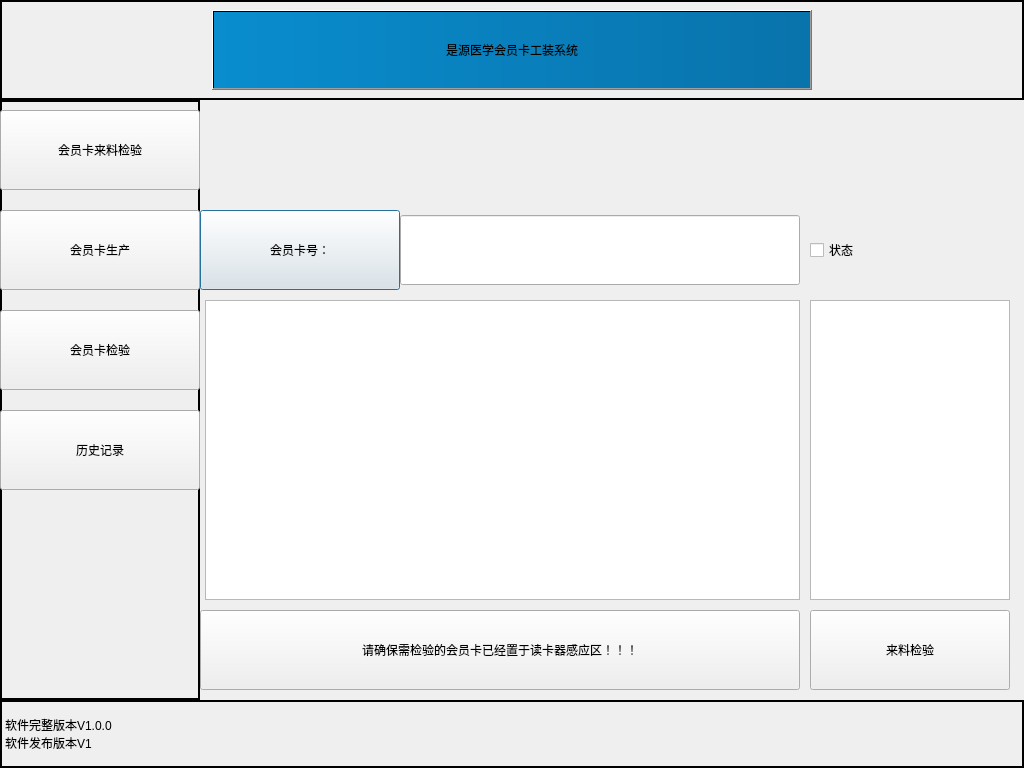
<?xml version="1.0" encoding="UTF-8"?>
<ui version="4.0">
 <class>DialogPrecheck</class>
 <widget class="QDialog" name="DialogPrecheck">
  <property name="geometry">
   <rect>
    <x>0</x>
    <y>0</y>
    <width>1024</width>
    <height>768</height>
   </rect>
  </property>
  <property name="minimumSize">
   <size>
    <width>1024</width>
    <height>768</height>
   </size>
  </property>
  <property name="maximumSize">
   <size>
    <width>1024</width>
    <height>768</height>
   </size>
  </property>
  <property name="windowTitle">
   <string>来料检验</string>
  </property>
  <property name="styleSheet">
   <string notr="true"/>
  </property>
  <widget class="QLabel" name="label">
   <property name="geometry">
    <rect>
     <x>0</x>
     <y>0</y>
     <width>1024</width>
     <height>768</height>
    </rect>
   </property>
   <property name="text">
    <string/>
   </property>
  </widget>
  <widget class="QLabel" name="label_2">
   <property name="geometry">
    <rect>
     <x>0</x>
     <y>0</y>
     <width>1024</width>
     <height>100</height>
    </rect>
   </property>
   <property name="styleSheet">
    <string notr="true">border-width: 2px;
border-style: solid;
border-color: rgb(127, 127, 127)；</string>
   </property>
   <property name="text">
    <string/>
   </property>
  </widget>
  <widget class="QLabel" name="label_3">
   <property name="geometry">
    <rect>
     <x>0</x>
     <y>700</y>
     <width>1024</width>
     <height>68</height>
    </rect>
   </property>
   <property name="styleSheet">
    <string notr="true">border-width: 2px;
border-style: solid;
border-color: rgb(127, 127, 127)；</string>
   </property>
   <property name="text">
    <string>软件完整版本V1.0.0
软件发布版本V1</string>
   </property>
  </widget>
  <widget class="QWidget" name="widget" native="true">
   <property name="geometry">
    <rect>
     <x>200</x>
     <y>100</y>
     <width>824</width>
     <height>600</height>
    </rect>
   </property>
   <property name="styleSheet">
    <string notr="true"/>
   </property>
   <widget class="QPushButton" name="pushButton_6">
    <property name="geometry">
     <rect>
      <x>0</x>
      <y>110</y>
      <width>200</width>
      <height>80</height>
     </rect>
    </property>
    <property name="text">
     <string>会员卡号：</string>
    </property>
   </widget>
   <widget class="QLineEdit" name="lineEdit">
    <property name="geometry">
     <rect>
      <x>200</x>
      <y>115</y>
      <width>400</width>
      <height>70</height>
     </rect>
    </property>
   </widget>
   <widget class="QTextEdit" name="textEdit">
    <property name="geometry">
     <rect>
      <x>5</x>
      <y>200</y>
      <width>595</width>
      <height>300</height>
     </rect>
    </property>
   </widget>
   <widget class="QPushButton" name="pushButton_7">
    <property name="geometry">
     <rect>
      <x>0</x>
      <y>510</y>
      <width>600</width>
      <height>80</height>
     </rect>
    </property>
    <property name="text">
     <string>请确保需检验的会员卡已经置于读卡器感应区！！！</string>
    </property>
   </widget>
   <widget class="QCheckBox" name="checkBox">
    <property name="geometry">
     <rect>
      <x>610</x>
      <y>115</y>
      <width>100</width>
      <height>70</height>
     </rect>
    </property>
    <property name="text">
     <string>状态</string>
    </property>
   </widget>
   <widget class="QPushButton" name="pushButton_8">
    <property name="geometry">
     <rect>
      <x>610</x>
      <y>510</y>
      <width>200</width>
      <height>80</height>
     </rect>
    </property>
    <property name="text">
     <string>来料检验</string>
    </property>
   </widget>
   <widget class="QTextBrowser" name="textBrowser">
    <property name="geometry">
     <rect>
      <x>610</x>
      <y>200</y>
      <width>200</width>
      <height>300</height>
     </rect>
    </property>
   </widget>
  </widget>
  <widget class="QLabel" name="label_4">
   <property name="geometry">
    <rect>
     <x>0</x>
     <y>100</y>
     <width>200</width>
     <height>600</height>
    </rect>
   </property>
   <property name="styleSheet">
    <string notr="true">border-width: 2px;
border-style: solid;
border-color:qlineargradient(spread:pad, x1:0, y1:0, x2:1, y2:0, stop:0 rgba(0, 0, 0, 255), stop:1 rgba(255, 255, 255, 255))；</string>
   </property>
   <property name="text">
    <string/>
   </property>
  </widget>
  <widget class="QPushButton" name="pushButton">
   <property name="geometry">
    <rect>
     <x>0</x>
     <y>110</y>
     <width>200</width>
     <height>80</height>
    </rect>
   </property>
   <property name="styleSheet">
    <string notr="true">background: qlineargradient(x1: 0, y1: 0, x2: 0, y2: 1, stop:0 rgb(226,236,241), 
stop: 0.2 rgb(233,242,247),
stop: 0.7 rgb(176,208,225),
stop: 0.8 rgb(176,208,225),
stop: 1 rgb(192,216,232));
</string>
   </property>
   <property name="text">
    <string>会员卡来料检验</string>
   </property>
  </widget>
  <widget class="QPushButton" name="pushButton_2">
   <property name="geometry">
    <rect>
     <x>0</x>
     <y>210</y>
     <width>200</width>
     <height>80</height>
    </rect>
   </property>
   <property name="text">
    <string>会员卡生产</string>
   </property>
  </widget>
  <widget class="QPushButton" name="pushButton_3">
   <property name="geometry">
    <rect>
     <x>0</x>
     <y>310</y>
     <width>200</width>
     <height>80</height>
    </rect>
   </property>
   <property name="text">
    <string>会员卡检验</string>
   </property>
  </widget>
  <widget class="QPushButton" name="pushButton_4">
   <property name="geometry">
    <rect>
     <x>0</x>
     <y>410</y>
     <width>200</width>
     <height>80</height>
    </rect>
   </property>
   <property name="text">
    <string>历史记录</string>
   </property>
  </widget>
  <widget class="QPushButton" name="pushButton_5">
   <property name="geometry">
    <rect>
     <x>212</x>
     <y>10</y>
     <width>600</width>
     <height>80</height>
    </rect>
   </property>
   <property name="styleSheet">
    <string notr="true">font: 24pt &quot;.AppleSystemUIFont&quot;;
background:qlineargradient(spread:pad,x1:1,y1:0,x2:0,y2:0,stop:0 #0973AB,stop:1 #098DCE)</string>
   </property>
   <property name="text">
    <string>是源医学会员卡工装系统</string>
   </property>
  </widget>
 </widget>
 <resources/>
 <connections/>
</ui>
